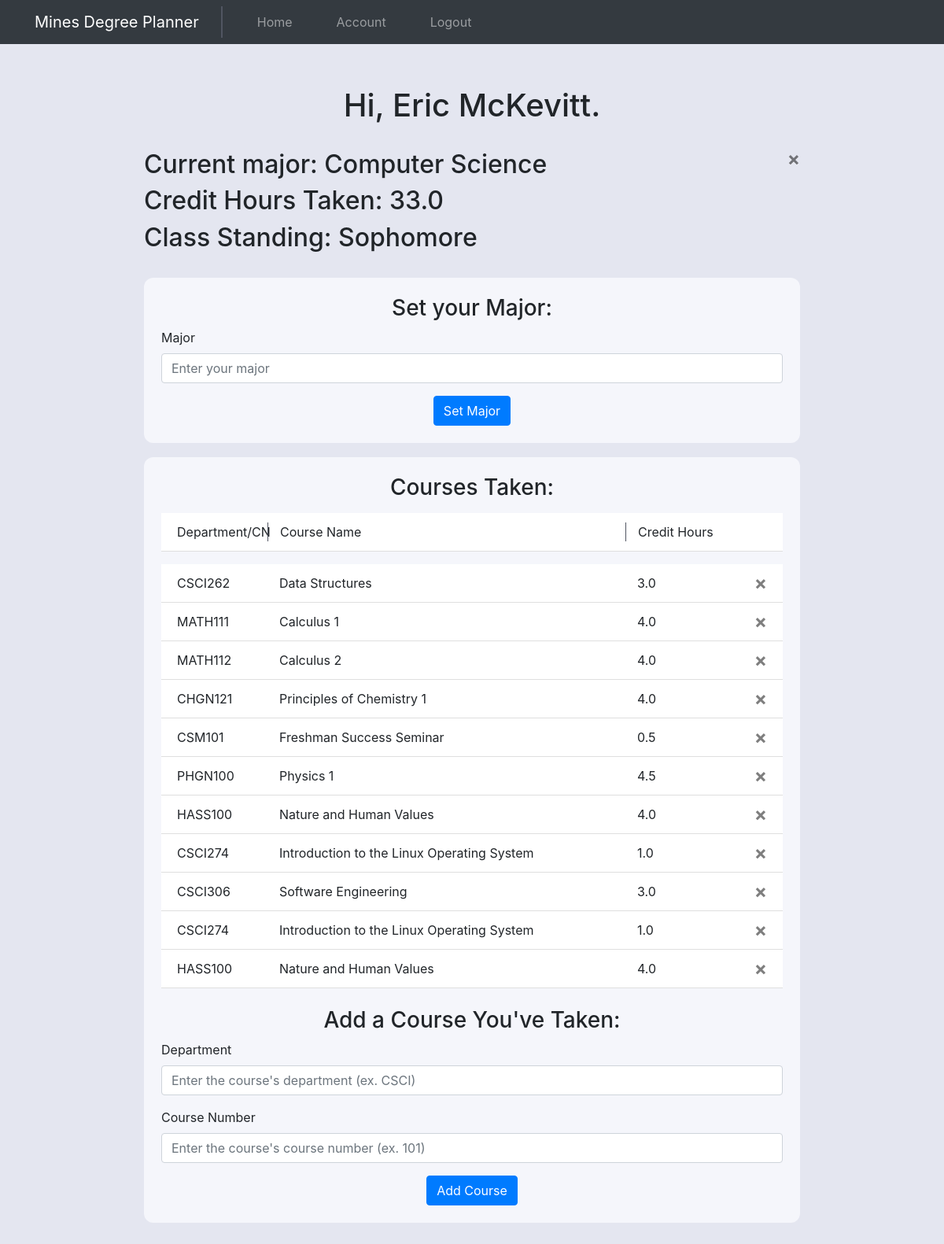
Page /account (signed in) on the committed database.
### website/models.py (models this page shows)
class User(db.Model, UserMixin):
    id = db.Column(db.Integer, primary_key=True)
    cwid = db.Column(db.Integer, unique=True)
    email = db.Column(db.String(150), unique=True)
    password = db.Column(db.String(150))
    first_name = db.Column(db.String(150))
    last_name = db.Column(db.String(150))
    major = db.Column(db.String(150))
    credits_taken = db.Column(db.String(10))
    class_standing = db.Column(db.String(10))
    courses = db.relationship('Course')

class Course(db.Model):
    id = db.Column(db.Integer, primary_key=True)
    department = db.Column(db.String(4))
    course_number = db.Column(db.String(3))
    course_name = db.Column(db.String(500))
    credit_hours = db.Column(db.String(10))
    user_id = db.Column(db.Integer, db.ForeignKey('user.id'))

### website/views.py (the view, shortened to what this page needs)
@views.route('/account', methods=['GET', 'POST'])
@login_required
def account():
    return render_template("account.html", user=current_user)

### website/__init__.py (called while the page is built)
def create_app():
    app = Flask(__name__)
    app.config['SECRET_KEY'] = 'josiefnapwpawoj'
    app.config['SQLALCHEMY_DATABASE_URI'] = f'sqlite:///{DB_NAME}'
    db.init_app(app)
    from .views import views
    from .auth import auth
    app.register_blueprint(views, url_prefix="/")
    app.register_blueprint(auth, url_prefix="/")
    from .models import User, Course
    create_database(app)
    login_manager = LoginManager()
    login_manager.login_view = 'auth.login'
    login_manager.init_app(app)
    @login_manager.user_loader
    def load_user(id):
        return User.query.get(int(id))
    return app

### website/templates/account.html (shortened to what this page needs)
{% extends "base.html" %} {% block title %}Account{% endblock %} {% block
content%}
<br />
<h1 style="text-align: center">Hi, {{user.first_name}} {{user.last_name}}.</h1>
<br />
<h2>
    Current major: {{ user.major }}
    {% if user.major != 'None' %}
    <button type="button" class="close" onClick="deleteMajor()">
        <span aria-hidden="true">&times;</span>
    </button>
    {% endif %}
</h2>
<h2>Credit Hours Taken: {{user.credits_taken}}</h2>
<h2>Class Standing: {{ user.class_standing }}</h2>
<br />
<div class="account-section">
    <form method="POST">
        <h3 align="center">Set your Major:</h3>
        <div class="form-group">
            <label for="department">Major</label>
            <input
                type="text"
                class="form-control"
                id="major"
                name="major"
                placeholder="Enter your major"
            />
        </div>
        <div align="center">
            <button type="submit" class="btn btn-primary">Set Major</button>
        </div>
    </form>
</div>
<section class="courses-section">
    {% if user.courses %}
    <h3 align="center">Courses Taken:</h3>
    <ul
        class="list-group list-group-flush courses-taken-list"
        id="notes_titles"
    >
        <li class="list-group-item courses-taken-column-names">
            <div class="row">
                <div class="col-sm-2">Department/CN</div>
                <div class="col-md-7">Course Name</div>
                <div class="col-sm-2">Credit Hours</div>
                <div class="col-sm-1"></div>
            </div>
        </li>
    </ul>
    {% endif %}
    <ul class="list-group list-group-flush courses-taken-list" id="notes">
        {% for course in user.courses %}
        <li class="list-group-item">
            <div class="row">
                <div class="col-sm-2">
                    {{course.department}}{{course.course_number}}
                </div>
                <div class="col-md-7">{{course.course_name}}</div>
                <div class="col-sm-2">{{course.credit_hours}}</div>
                <div class="col-sm-1">
                    <button
                        type="button"
                        class="close"
                        onClick="deleteCourse({{ course.id }})"
                    >
                        <span aria-hidden="true">&times;</span>
                    </button>
                </div>
            </div>
        </li>
        {% endfor %}
    </ul>
    <br />
    <form method="POST">
        <h3 align="center">Add a Course You've Taken:</h3>
        <div class="form-group">
            <label for="department">Department</label>
            <input
                type="text"
                class="form-control"
                id="department"
                name="department"
                placeholder="Enter the course's department (ex. CSCI)"
            />
        </div>
        <div class="form-group">
            <label for="course_number">Course Number</label>
            <input
                type="text"
                class="form-control"
                id="course_number"
                name="course_number"
                placeholder="Enter the course's course number (ex. 101)"
            />
        </div>
        <div align="center">
            <button type="submit" class="btn btn-primary">Add Course</button>
        </div>
    </form>
</section>
{% endblock %}

### website/templates/base.html (shortened to what this page needs)
<!DOCTYPE html>
<html lang="en">
    <head>
        <link
            rel="stylesheet"
            href="https://stackpath.bootstrapcdn.com/bootstrap/4.4.1/css/bootstrap.min.css"
        />
        <link
            rel="stylesheet"
            href="https://stackpath.bootstrapcdn.com/font-awesome/4.7.0/css/font-awesome.min.css"
        />
        <link rel="stylesheet" href="../static/style.css" />
    </head>
    <body>
        <nav class="navbar navbar-expand-lg navbar-dark bg-dark">
            <a
                class="navbar-brand nav-item-padding navbar-title"
                href="/"
                id="nav-title"
                >Mines Degree Planner</a
            >
            <div class="collapse navbar-collapse" id="navbar">
                <div class="navbar-nav">
                    {% if user.is_authenticated %}
                    <a
                        href="/"
                        class="nav-item nav-link nav-item-padding"
                        id="home"
                        >Home</a
                    >
                    <a
                        href="/account"
                        class="nav-item nav-link nav-item-padding"
                        id="account"
                        >Account</a
                    >
                    <a
                        href="/logout"
                        class="nav-item nav-link nav-item-padding"
                        id="logout"
                        >Logout</a
                    >
                    {% endif %}
                </div>
            </div>
        </nav>
        <div class="container-sm" id="main-container">
            {% block content %} {% endblock %}
        </div>
    </body>
</html>

### website/static/style.css (style rules this page uses)
:root { --very-light-blue: #f5f6fb; --darker-color: #e4e6f0; }
body { background-color: var(--darker-color); }
.navbar-title { border-right: #515662 0px solid; transition-duration: 300ms !important; }
.nav-item-padding { padding-left: 28px !important; padding-right: 28px !important; }
body { display: flex; flex-direction: column; }
#main-container { padding-top: 30px; margin: auto !important ; align-self: center; justify-self: center; }
.account-section { padding: 22px; border-radius: 12px; background-color: var(--very-light-blue); margin-bottom: 18px; }
.courses-section { padding: 22px; border-radius: 12px; background-color: var(--very-light-blue); }
.courses-taken-list { margin-top: 16px; }
.courses-taken-column-names .row :not(:last-child) { border-left: 1px solid #515662; }
.courses-taken-column-names .row :first-child { border-left: none; }
@media screen and (min-width: 576px) { #main-container { width: 72%; } }
@media screen and (min-width: 992px) { .navbar-title { border-right: #515662 2px solid; transition-duration: 300ms !important; } }

### rows in the picture
User: first_name "Eric", last_name "McKevitt", major "Computer Science", credits_taken "33.0", class_standing "Sophomore"
Course: department "CSCI", course_number "262", course_name "Data Structures", credit_hours "3.0"
Course: department "MATH", course_number "111", course_name "Calculus 1", credit_hours "4.0"
Course: department "MATH", course_number "112", course_name "Calculus 2", credit_hours "4.0"
Course: department "CHGN", course_number "121", course_name "Principles of Chemistry 1", credit_hours "4.0"
Course: department "CSM", course_number "101", course_name "Freshman Success Seminar", credit_hours "0.5"
Course: department "PHGN", course_number "100", course_name "Physics 1", credit_hours "4.5"
Course: department "HASS", course_number "100", course_name "Nature and Human Values", credit_hours "4.0"
Course: department "CSCI", course_number "274", course_name "Introduction to the Linux Operating System", credit_hours "1.0"
Course: department "CSCI", course_number "306", course_name "Software Engineering", credit_hours "3.0"
Course: department "CSCI", course_number "274", course_name "Introduction to the Linux Operating System", credit_hours "1.0"
Course: department "HASS", course_number "100", course_name "Nature and Human Values", credit_hours "4.0"
